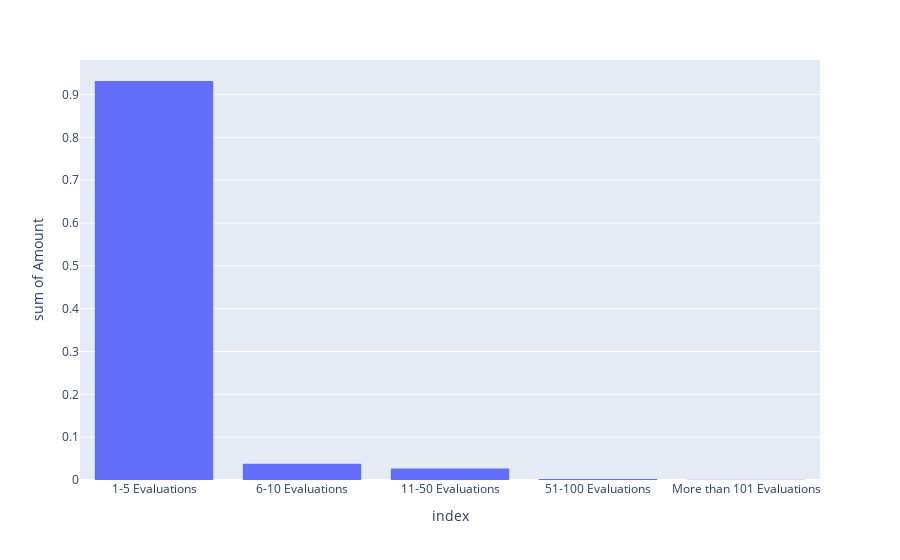

Notebook source saved alongside this figure:
### Code cell
px.histogram(
    data_frame=histogram_data,
    x = 'index',
    y = 'Amount'
)

### Figure 1 — Plotly figure (JSON) as saved in the notebook; plotly's stock layout.template omitted (floating-point values rounded to 4 significant figures)
{"data": [{"alignmentgroup": "True", "bingroup": "x", "histfunc": "sum", "hovertemplate": "index=%{x}<br>sum of Amount=%{y}<extra></extra>", "legendgroup": "", "marker": {"color": "#636efa", "pattern": {"shape": ""}}, "name": "", "offsetgroup": "", "orientation": "v", "showlegend": false, "type": "histogram", "x": ["1-5 Evaluations", "6-10 Evaluations", "11-50 Evaluations", "51-100 Evaluations", "More than 101 Evaluations"], "xaxis": "x", "y": [0.9315, 0.03819, 0.02707, 0.002385, 0.0008357], "yaxis": "y"}], "layout": {"barmode": "relative", "legend": {"tracegroupgap": 0}, "margin": {"t": 60}, "xaxis": {"anchor": "y", "domain": [0, 1], "title": {"text": "index"}}, "yaxis": {"anchor": "x", "domain": [0, 1], "title": {"text": "sum of Amount"}}}}
